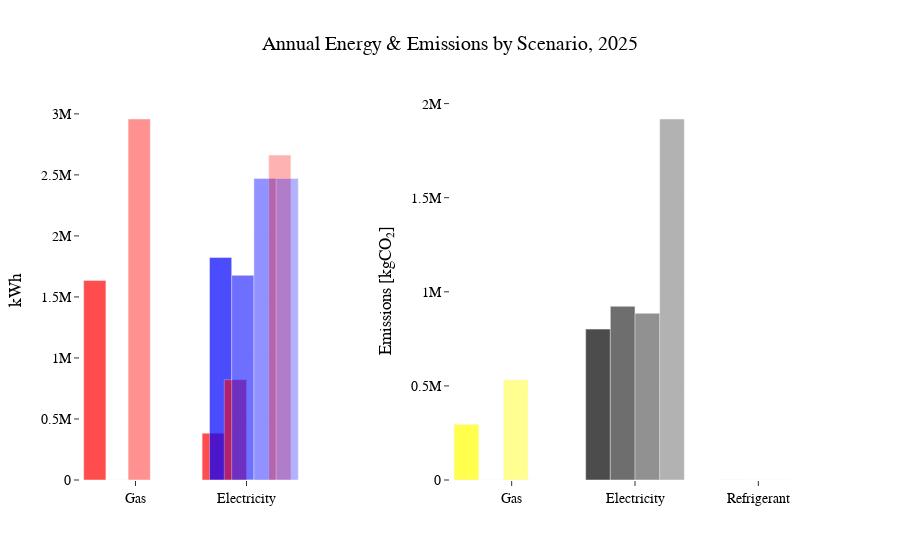

Notebook code for this chart:
### Code cell
from src.visuals import plot_energy_and_emissions

df = source_energy.copy()

year = 2025

plot_energy_and_emissions(df, year)

### Figure 1 — Plotly figure (JSON) as saved in the notebook; plotly's stock layout.template omitted (floating-point values rounded to 4 significant figures)
{"data": [{"hovertemplate": "Scenario: baseline_01<br>Type: Gas<br>Category: Heating<br>kWh: 1635017<extra></extra>", "marker": {"color": "red", "opacity": 0.7}, "showlegend": false, "type": "bar", "width": 0.2, "x": ["Gas"], "xaxis": "x", "y": [1635000.0], "yaxis": "y"}, {"hovertemplate": "Scenario: baseline_01<br>Type: Electricity<br>Category: Heating<br>kWh: 384011<extra></extra>", "marker": {"color": "red", "opacity": 0.7}, "showlegend": false, "type": "bar", "width": 0.2, "x": ["Electricity"], "xaxis": "x", "y": [384000.0], "yaxis": "y"}, {"hovertemplate": "Scenario: baseline_01<br>Type: Electricity<br>Category: Cooling<br>kWh: 1822970<extra></extra>", "marker": {"color": "blue", "opacity": 0.7}, "showlegend": false, "type": "bar", "width": 0.2, "x": ["Electricity"], "xaxis": "x", "y": [1823000.0], "yaxis": "y"}, {"hovertemplate": "Scenario: baseline_01<br>Type: Gas<br>Value: 294303.1 kgCO₂<extra></extra>", "marker": {"color": "yellow", "opacity": 0.7}, "showlegend": false, "type": "bar", "width": 0.2, "x": ["Gas"], "xaxis": "x2", "y": [294300.0], "yaxis": "y2"}, {"hovertemplate": "Scenario: baseline_01<br>Type: Electricity<br>Value: 801677.2 kgCO₂<extra></extra>", "marker": {"color": "black", "opacity": 0.7}, "showlegend": false, "type": "bar", "width": 0.2, "x": ["Electricity"], "xaxis": "x2", "y": [801700.0], "yaxis": "y2"}, {"hovertemplate": "Scenario: baseline_01<br>Type: Refrigerant<br>Value: 0.0 kgCO₂<extra></extra>", "marker": {"color": "green", "opacity": 0.7}, "showlegend": false, "type": "bar", "width": 0.2, "x": ["Refrigerant"], "xaxis": "x2", "y": [0], "yaxis": "y2"}, {"hovertemplate": "Scenario: decarb_01<br>Type: Gas<br>Category: Heating<br>kWh: 0<extra></extra>", "marker": {"color": "red", "opacity": 0.5667}, "showlegend": false, "type": "bar", "width": 0.2, "x": ["Gas"], "xaxis": "x", "y": [0], "yaxis": "y"}, {"hovertemplate": "Scenario: decarb_01<br>Type: Electricity<br>Category: Heating<br>kWh: 821909<extra></extra>", "marker": {"color": "red", "opacity": 0.5667}, "showlegend": false, "type": "bar", "width": 0.2, "x": ["Electricity"], "xaxis": "x", "y": [821900.0], "yaxis": "y"}, {"hovertemplate": "Scenario: decarb_01<br>Type: Electricity<br>Category: Cooling<br>kWh: 1676739<extra></extra>", "marker": {"color": "blue", "opacity": 0.5667}, "showlegend": false, "type": "bar", "width": 0.2, "x": ["Electricity"], "xaxis": "x", "y": [1677000.0], "yaxis": "y"}, {"hovertemplate": "Scenario: decarb_01<br>Type: Gas<br>Value: 0.0 kgCO₂<extra></extra>", "marker": {"color": "yellow", "opacity": 0.5667}, "showlegend": false, "type": "bar", "width": 0.2, "x": ["Gas"], "xaxis": "x2", "y": [0], "yaxis": "y2"}, {"hovertemplate": "Scenario: decarb_01<br>Type: Electricity<br>Value: 922835.0 kgCO₂<extra></extra>", "marker": {"color": "black", "opacity": 0.5667}, "showlegend": false, "type": "bar", "width": 0.2, "x": ["Electricity"], "xaxis": "x2", "y": [922800.0], "yaxis": "y2"}, {"hovertemplate": "Scenario: decarb_01<br>Type: Refrigerant<br>Value: 0.0 kgCO₂<extra></extra>", "marker": {"color": "green", "opacity": 0.5667}, "showlegend": false, "type": "bar", "width": 0.2, "x": ["Refrigerant"], "xaxis": "x2", "y": [0], "yaxis": "y2"}, {"hovertemplate": "Scenario: typ_01<br>Type: Gas<br>Category: Heating<br>kWh: 2958072<extra></extra>", "marker": {"color": "red", "opacity": 0.4333}, "showlegend": false, "type": "bar", "width": 0.2, "x": ["Gas"], "xaxis": "x", "y": [2958000.0], "yaxis": "y"}, {"hovertemplate": "Scenario: typ_01<br>Type: Electricity<br>Category: Heating<br>kWh: 0<extra></extra>", "marker": {"color": "red", "opacity": 0.4333}, "showlegend": false, "type": "bar", "width": 0.2, "x": ["Electricity"], "xaxis": "x", "y": [0], "yaxis": "y"}, {"hovertemplate": "Scenario: typ_01<br>Type: Electricity<br>Category: Cooling<br>kWh: 2471078<extra></extra>", "marker": {"color": "blue", "opacity": 0.4333}, "showlegend": false, "type": "bar", "width": 0.2, "x": ["Electricity"], "xaxis": "x", "y": [2471000.0], "yaxis": "y"}, {"hovertemplate": "Scenario: typ_01<br>Type: Gas<br>Value: 532452.9 kgCO₂<extra></extra>", "marker": {"color": "yellow", "opacity": 0.4333}, "showlegend": false, "type": "bar", "width": 0.2, "x": ["Gas"], "xaxis": "x2", "y": [532500.0], "yaxis": "y2"}, {"hovertemplate": "Scenario: typ_01<br>Type: Electricity<br>Value: 885932.2 kgCO₂<extra></extra>", "marker": {"color": "black", "opacity": 0.4333}, "showlegend": false, "type": "bar", "width": 0.2, "x": ["Electricity"], "xaxis": "x2", "y": [885900.0], "yaxis": "y2"}, {"hovertemplate": "Scenario: typ_01<br>Type: Refrigerant<br>Value: 0.0 kgCO₂<extra></extra>", "marker": {"color": "green", "opacity": 0.4333}, "showlegend": false, "type": "bar", "width": 0.2, "x": ["Refrigerant"], "xaxis": "x2", "y": [0], "yaxis": "y2"}, {"hovertemplate": "Scenario: typ_02<br>Type: Gas<br>Category: Heating<br>kWh: 0<extra></extra>", "marker": {"color": "red", "opacity": 0.3}, "showlegend": false, "type": "bar", "width": 0.2, "x": ["Gas"], "xaxis": "x", "y": [0], "yaxis": "y"}, {"hovertemplate": "Scenario: typ_02<br>Type: Electricity<br>Category: Heating<br>kWh: 2662264<extra></extra>", "marker": {"color": "red", "opacity": 0.3}, "showlegend": false, "type": "bar", "width": 0.2, "x": ["Electricity"], "xaxis": "x", "y": [2662000.0], "yaxis": "y"}, {"hovertemplate": "Scenario: typ_02<br>Type: Electricity<br>Category: Cooling<br>kWh: 2471078<extra></extra>", "marker": {"color": "blue", "opacity": 0.3}, "showlegend": false, "type": "bar", "width": 0.2, "x": ["Electricity"], "xaxis": "x", "y": [2471000.0], "yaxis": "y"}, {"hovertemplate": "Scenario: typ_02<br>Type: Gas<br>Value: 0.0 kgCO₂<extra></extra>", "marker": {"color": "yellow", "opacity": 0.3}, "showlegend": false, "type": "bar", "width": 0.2, "x": ["Gas"], "xaxis": "x2", "y": [0], "yaxis": "y2"}, {"hovertemplate": "Scenario: typ_02<br>Type: Electricity<br>Value: 1918154.8 kgCO₂<extra></extra>", "marker": {"color": "black", "opacity": 0.3}, "showlegend": false, "type": "bar", "width": 0.2, "x": ["Electricity"], "xaxis": "x2", "y": [1918000.0], "yaxis": "y2"}, {"hovertemplate": "Scenario: typ_02<br>Type: Refrigerant<br>Value: 0.0 kgCO₂<extra></extra>", "marker": {"color": "green", "opacity": 0.3}, "showlegend": false, "type": "bar", "width": 0.2, "x": ["Refrigerant"], "xaxis": "x2", "y": [0], "yaxis": "y2"}], "layout": {"barmode": "group", "title": {"text": "Annual Energy & Emissions by Scenario, 2025"}, "xaxis": {"anchor": "y", "domain": [0, 0.3]}, "xaxis2": {"anchor": "y2", "domain": [0.5, 1]}, "yaxis": {"anchor": "x", "domain": [0, 1], "title": {"text": "kWh"}}, "yaxis2": {"anchor": "x2", "domain": [0, 1], "title": {"text": "Emissions [kgCO₂]"}}}}
